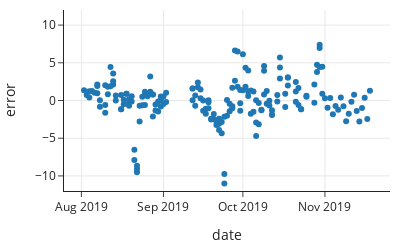

The cell this chart's notebook holds for it:
### Markdown cell above
## Assessing the Fit

The earlier plot of the errors against the fitted values gives a visual assessment of the quality of the fit. (This plot is called a  *residual plot* because the errors are sometimes referred to as *residuals*.) A good fit should show a cloud of points around the horizontal line at 0 with no clear pattern. When there is a pattern, we can usually conclude that the simple linear model doesn't entirely capture the signal. We saw earlier that there are no apparent patterns in the residual plot. 

Another type of residual plot that can be useful is a plot of the residuals against a feature that is not in the model. If we see a pattern, then we may want to include this feature in the model, in addition to the feature(s) already in the model. Also, when the data have a time component, we want to check for patterns in the residuals over time. For these particular data, since the measurements are daily averages over a four month period, we plot the error against the date the measurement is recorded:

### Code cell
fig = px.scatter(x= GA["date"], y=error, 
            labels={"x": "date","y":"error"}, width=400, height=250)

fig.update_yaxes(range=[-12, 12])
fig

### Figure 1 — Plotly figure (JSON) as saved in the notebook; plotly's stock layout.template omitted (floating-point values rounded to 4 significant figures; data arrays with more than 128 entries replaced by an {"elided": "..."} marker saying what was removed)
{"data": [{"hovertemplate": "date=%{x}<br>error=%{y}<extra></extra>", "legendgroup": "", "marker": {"color": "#1F77B4", "symbol": "circle"}, "mode": "markers", "name": "", "orientation": "v", "showlegend": false, "type": "scatter", "x": {"elided": "184 str values"}, "xaxis": "x", "y": {"elided": "184 float values"}, "yaxis": "y"}], "layout": {"height": 250, "legend": {"tracegroupgap": 0}, "width": 400, "xaxis": {"anchor": "y", "autorange": true, "domain": [0, 1], "range": ["2019-07-25 10:13:28.3945", "2019-11-25 13:46:31.6055"], "title": {"text": "date"}, "type": "date"}, "yaxis": {"anchor": "x", "domain": [0, 1], "range": [-12, 12], "title": {"text": "error"}, "type": "linear"}}}
